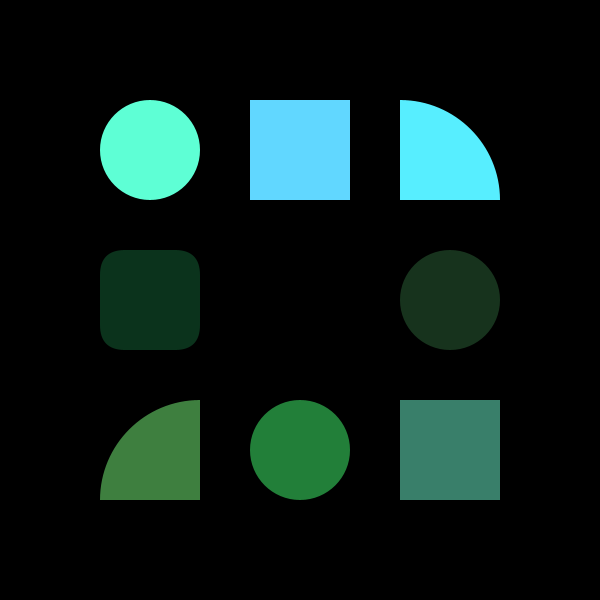
Frame 1 (no input)
Frame 60 (the mouse pressed at the canvas centre just before this capture): identical to frame 1, image omitted
Frame 120 (the mouse held since frame 60 and released just before this capture): identical to frame 1, image omitted

The Processing sketch that drew this single still picture (run headless with seeded random() and noise(); from frame 60 on, the mouse is pressed at the canvas centre):

// Processing sketch: sketch_220120b
// ── sketch_220120b.pde
//関数+引数の勉強用

void fillNicely(float br){ 
  
  colorMode(HSB,360,100,100);
  
  float h = random(100,200);
  float s = random(50,100);

  fill(h,s,br);
}
  
// 関数理解用のテンプレート
// たくさん図形を並べて描く

void setup() {
  size(600, 600);

  noStroke();
  background(0);

  // rect() の座標の扱いを ellipse() と同じように変更する
  rectMode(CENTER);

  fillNicely(100); 
  // 上段左の図形
  ellipse(
    width / 4,
    height / 4,
    100, 100
  );

  fillNicely(100); 
  // 上段中央の図形
  rect(
    width / 2,
    height / 4,
    100, 100
  );

  fillNicely(100); 
  // 上段右上の図形
  arc(
    width * 3 / 4 - 100 / 2,
    height / 4 + 100 / 2,
    100 * 2, 100 * 2,
    -PI / 2,
    0,
    PIE
  );

  fillNicely(20); 
  // 中段左の図形
  rect(
    width / 4,
    height / 2,
    100, 100,
    25
  );

  fillNicely(20); 
  // 中段右の図形
  ellipse(
    width * 3 / 4,
    height / 2,
    100, 100
  );

  fillNicely(50); 
  // 下段左の図形
  arc(
    width / 4 + 100 / 2,
    height * 3 / 4 + 100 / 2,
    100 * 2, 100 * 2,
    PI, PI * 3 / 2,
    PIE
  );

  fillNicely(50); 
  // 下段中央の図形
  ellipse(
    width / 2,
    height * 3 / 4,
    100, 100
  );

  fillNicely(50); 
  // 下段右の図形
  rect(
    width * 3 / 4,
    height * 3 / 4,
    100, 100
  );
}

void draw() {
}
